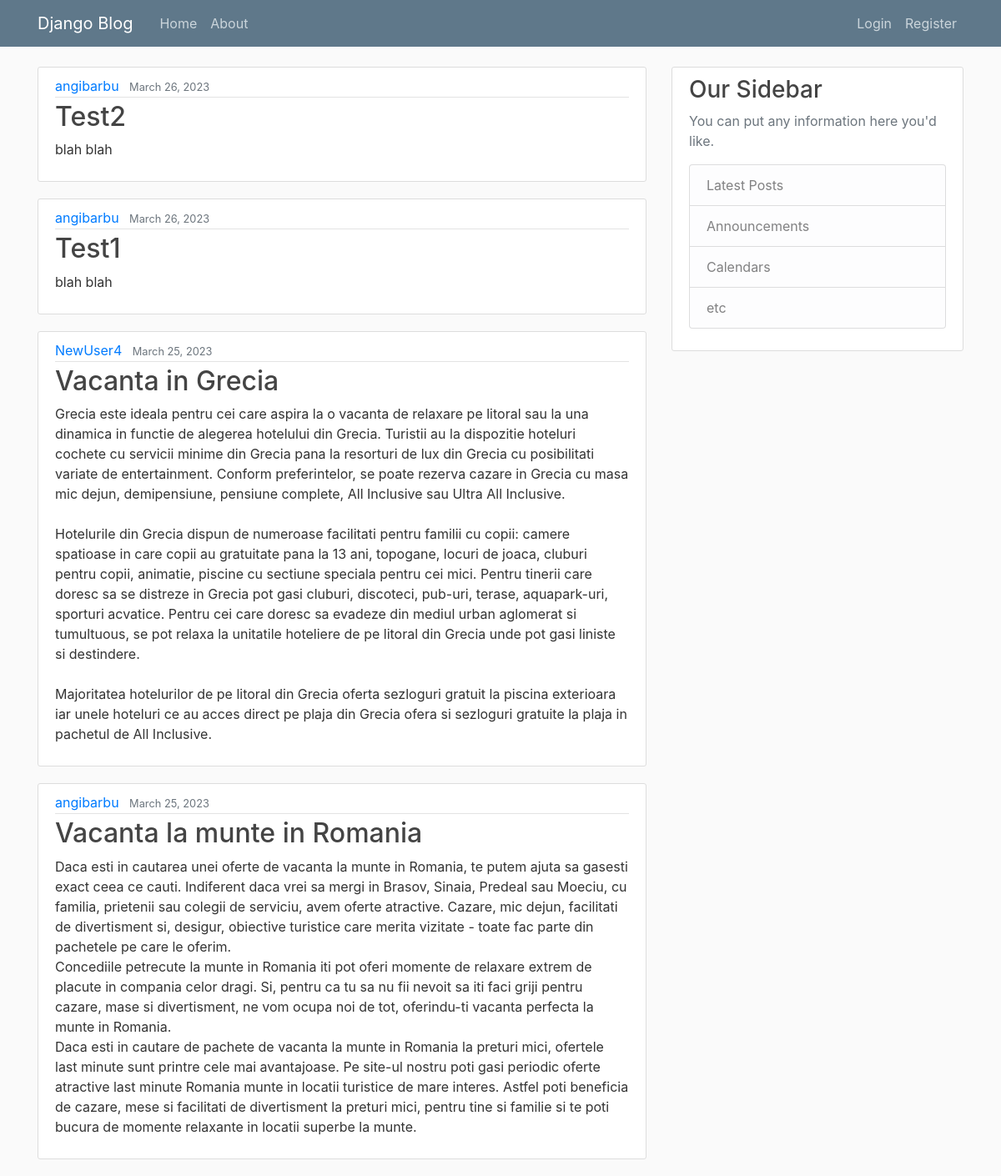
Before: / with the older database file.
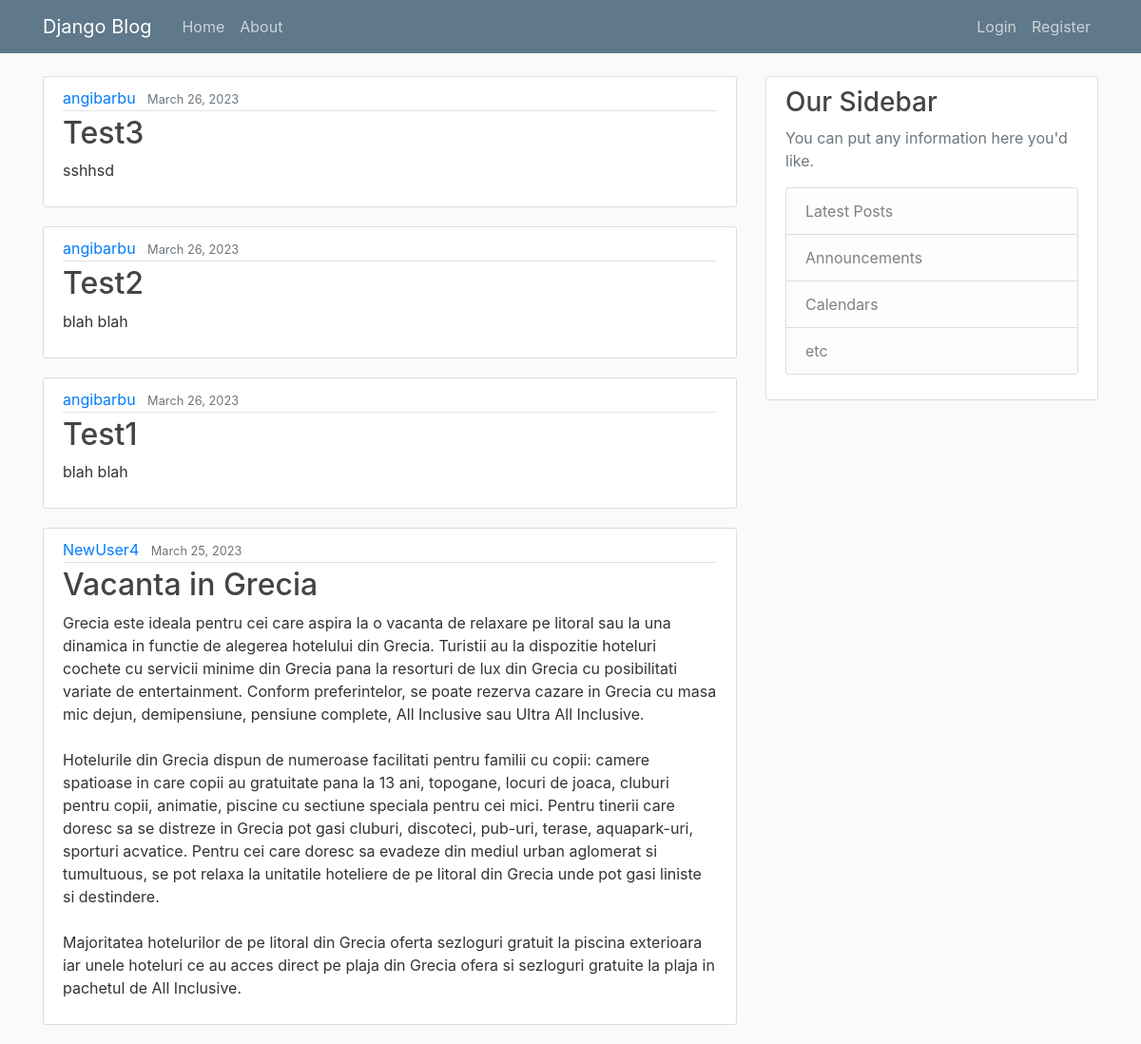
After: the same page with the newer database file.
### blog/models.py (models this page shows, shortened)
class Post(models.Model):
    title = models.CharField(max_length=100)
    content = models.TextField()
    date_posted = models.DateTimeField(default=timezone.now)
    author = models.ForeignKey(User, on_delete=models.CASCADE)
    image = models.ImageField(upload_to="images/")

### blog/views.py (the view)
# urls.py: path('', PostListView.as_view(), name='blog-home'),
class PostListView(ListView):
    model = Post
    template_name = 'blog/home.html'  # '<app>/<model>_<viewtype>.html'
    context_object_name = 'posts'
    ordering = ['-date_posted']
    paginate_by = 4

### blog/templates/blog/home.html
{% extends "blog/base.html"  %}
{% block content %}
    {% for post in posts %}
        <article class="media content-section">
        <div class="media-body">
            <div class="article-metadata">
                <a class="mr-2" href="#">{{ post.author }}</a>
                <small class="text-muted">{{ post.date_posted|date:"F d, Y" }}</small>
            </div>
            <h2><a class="article-title" href="#">{{ post.title }}</a></h2>
            <p class="article-content">{{ post.content }}</p>
        </div>
        </article>
    {% endfor %}
{% endblock content %}

Changed rows visible on the page:
no longer on this page (row unchanged): Post: author "angibarbu", date_posted "March 25, 2023", title "Vacanta la munte in Romania", content "Daca esti in cautarea unei oferte de vacanta la munte in Romania, te putem ajuta sa gasesti exact ceea ce cauti. Indiferent daca vrei sa mergi in Brasov, Sinaia, Predeal sau Moeciu, cu familia, prietenii sau colegii de serviciu, avem oferte atractive. Cazare, mic dejun, facilitati de divertisment si, desigur, obiective turistice care merita vizitate - toate fac parte din pachetele pe care le oferim. Concediile petrecute la munte in Romania iti pot oferi momente de relaxare extrem de placute in compania celor dragi. Si, pentru ca tu sa nu fii nevoit sa iti faci griji pentru cazare, mase si divertisment, ne vom ocupa noi de tot, oferindu-ti vacanta perfecta la munte in Romania. Daca esti in…"
added Post: author "angibarbu", date_posted "March 26, 2023", title "Test3", content "sshhsd"
